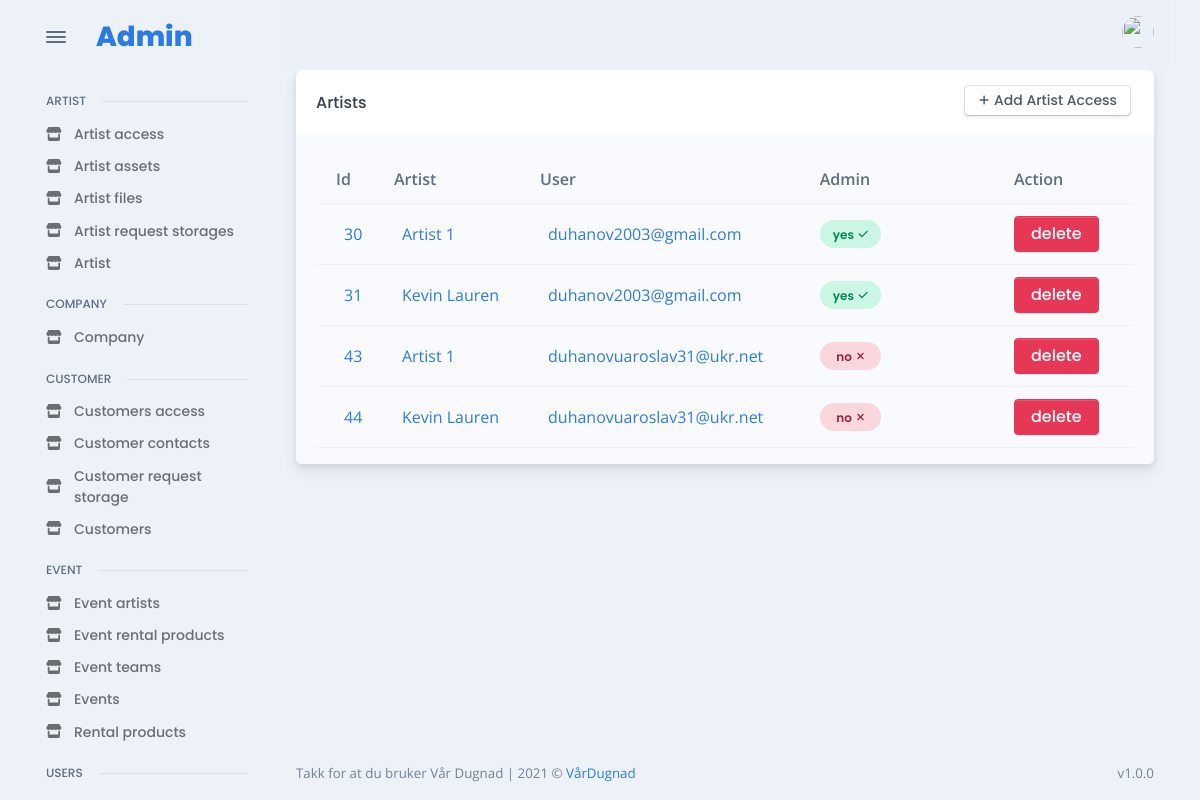
The app's page /en/admin_site/artist/all_access/ (signed in) with its own data.
### artist/models.py (models this page shows, shortened)
class ArtistAccess(models.Model):
    artist = models.ForeignKey(
        Artist, verbose_name="artist_access", on_delete=models.CASCADE
    )
    access = models.ForeignKey(
        User, verbose_name=("access"), on_delete=models.CASCADE, null=True
    )
    admin = models.BooleanField(default=False)
    class Meta:
        unique_together = (
            "artist",
            "access",
        )

class Artist(models.Model):
    name = models.CharField("name", max_length=255, unique=True)
    technical_raider = RichTextField("technical raider")
    hospitality_raider = RichTextField("technical raider")
    active = models.BooleanField(default=True)

### users/models.py (models this page shows, shortened)
class User(AbstractBaseUser):
    email = models.EmailField(max_length=255, unique=True)
    first_name = models.CharField(max_length=255)
    last_name = models.CharField(max_length=255)
    picture = models.ImageField(upload_to="images/users", blank=True)
    phone = models.CharField(max_length=50, blank=True)
    driver_licens_classes = models.CharField(max_length=50, blank=True)
    birthdate = models.DateField(null=True, blank=True)
    last_login = models.DateTimeField(auto_now_add=True)
    is_active = models.BooleanField(default=True)  # can login
    staff = models.BooleanField(default=False)  # can login
    admin = models.BooleanField(default=False)  # can login
    USERNAME_FIELD = "email"
    REQUIRED_FIELDS = ["first_name", "last_name"]
    objects = UserManager()

### admin_app/admin_artist/views.py (the view)
# urls.py: path("all_access/", ArtisAccesstListView.as_view(), name = "admin_get_all_artist_access"),
class ArtisAccesstListView(LoginRequiredMixin, ListView):
    model = ArtistAccess
    template_name = "admin/pages/artist/access/all.html"
    context_object_name = 'access'
    def get_context_data(self, **kwargs):
        context = super().get_context_data(**kwargs)
        return context

### templates/admin/pages/artist/access/all.html (shortened to what this page needs)
{% extends 'base/admin_base.html' %}
{% load static %}
{% load widget_tweaks %}
{% block content %}
<div class="card">
  <div class="card-header">
    <div class="row flex-between-center">
      <div class="col-4 col-sm-auto d-flex align-items-center pe-0">
        <h5 class="fs-0 mb-0 text-nowrap py-2 py-xl-0">Artists</h5>
      </div>
      <div class="col-8 col-sm-auto text-end ps-2">
        <a href="{% url 'admin_add_new_artist_access' %}" class="btn btn-falcon-default btn-sm me-1 mb-1">
          <span class="fas fa-plus me-1" data-fa-transform="shrink-3"></span>Add Artist Access
        </a>
      </div>
    </div>
  </div>
  <div class="card-body bg-light pb-0">
    <div class="table-responsive scrollbar">
      {% if access|length %}
      <table class="table table-hover table-striped overflow-hidden">
        <thead>
          <tr>
            <th scope="col">Id</th>
            <th scope="col">Artist</th>
            <th scope="col">User</th>
            <th scope="col">Admin</th>
            <th></th>
            <th></th>
            <th></th>
            <th></th>
            <th scope="col">Action</th>
          </tr>
        </thead>
        <tbody>
          {% for ac in access %}
          <tr class="align-middle">
            <td class="text-nowrap">
              <div class="d-flex align-items-center">
                <div class="ms-2"><a href="{% url 'admin_change_details_artist_access' ac.id %}">{{ac.id}}</a></div>
              </div>
            </td>
            <td class="text-nowrap">
              <div class="d-flex align-items-center">
                <div class="ms-2"><a href="{% url 'admin_change_details_artist' ac.artist.id %}">{{ac.artist.name}}</a></div>
              </div>
            </td>
            <td class="text-nowrap">
              <div class="d-flex align-items-center">
                <div class="ms-2"><a href="{% url 'admin_change_details_user' ac.access.id %}">{{ ac.access.email }}</a></div>
              </div>
            </td>
            {% if ac.admin %}
            <td><span class="badge badge rounded-pill d-block p-2 badge-soft-success">yes<span class="ms-1 fas fa-check" data-fa-transform="shrink-2"></span></span></td>
            {% else %}
            <td><span class="badge badge rounded-pill d-block p-2 badge-soft-danger">no<span class="ms-1 fas fa-times" data-fa-transform="shrink-2"></span></span></td>
            {% endif %}
            <th></th>
            <th></th>
            <th></th>
            <th></th>
            <td><a class="btn btn-danger"  href="{% url 'admin_delete_artist_access' ac.id %}">delete</a></tr>
          {% endfor %}
        </tbody>
      </table>
      {% else %}
          <p>There is no artist access yet, try to add some</p>
      {% endif %}
    </div>
  </div>
  </div>
{% endblock %}

### records on screen
ArtistAccess: id "30", artist.name "Artist 1", access.email "duhanov2003@gmail.com", admin "yes"
ArtistAccess: id "31", artist.name "Kevin Lauren", access.email "duhanov2003@gmail.com", admin "yes"
ArtistAccess: id "43", artist.name "Artist 1", access.email "duhanovuaroslav31@ukr.net", admin "no"
ArtistAccess: id "44", artist.name "Kevin Lauren", access.email "duhanovuaroslav31@ukr.net", admin "no"
